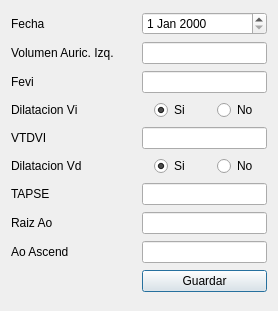
<?xml version="1.0" encoding="UTF-8"?>
<ui version="4.0">
 <class>DialogEco</class>
 <widget class="QDialog" name="DialogEco">
  <property name="geometry">
   <rect>
    <x>0</x>
    <y>0</y>
    <width>278</width>
    <height>311</height>
   </rect>
  </property>
  <property name="windowTitle">
   <string>Dialog</string>
  </property>
  <layout class="QGridLayout" name="gridLayout">
   <item row="2" column="1">
    <widget class="QLineEdit" name="lineEditVolAuIz"/>
   </item>
   <item row="14" column="1">
    <widget class="QLineEdit" name="lineEditTapse"/>
   </item>
   <item row="17" column="1">
    <widget class="QPushButton" name="pushButtonGuardar">
     <property name="text">
      <string>Guardar</string>
     </property>
    </widget>
   </item>
   <item row="1" column="1">
    <widget class="QDateEdit" name="dateEditFechaEco"/>
   </item>
   <item row="3" column="1">
    <widget class="QLineEdit" name="lineEditFevi"/>
   </item>
   <item row="3" column="0">
    <widget class="QLabel" name="labelFevi">
     <property name="text">
      <string>Fevi</string>
     </property>
    </widget>
   </item>
   <item row="2" column="0">
    <widget class="QLabel" name="labelVolAuIzq">
     <property name="text">
      <string>Volumen Auric. Izq.</string>
     </property>
    </widget>
   </item>
   <item row="1" column="0">
    <widget class="QLabel" name="label">
     <property name="text">
      <string>Fecha</string>
     </property>
    </widget>
   </item>
   <item row="14" column="0">
    <widget class="QLabel" name="labelTapse">
     <property name="text">
      <string>TAPSE</string>
     </property>
    </widget>
   </item>
   <item row="17" column="0">
    <widget class="QDialogButtonBox" name="buttonBox">
     <property name="orientation">
      <enum>Qt::Horizontal</enum>
     </property>
    </widget>
   </item>
   <item row="6" column="0">
    <widget class="QLabel" name="labelVTDVI">
     <property name="text">
      <string>VTDVI</string>
     </property>
    </widget>
   </item>
   <item row="15" column="0">
    <widget class="QLabel" name="labelRaizAo">
     <property name="text">
      <string>Raiz Ao</string>
     </property>
    </widget>
   </item>
   <item row="5" column="0">
    <widget class="QLabel" name="labelDilatVi">
     <property name="text">
      <string>Dilatacion Vi</string>
     </property>
    </widget>
   </item>
   <item row="6" column="1">
    <widget class="QLineEdit" name="lineEditVTDVI"/>
   </item>
   <item row="7" column="0">
    <widget class="QLabel" name="labelDilatVd">
     <property name="text">
      <string>Dilatacion Vd</string>
     </property>
    </widget>
   </item>
   <item row="15" column="1">
    <widget class="QLineEdit" name="lineEditRaizAo"/>
   </item>
   <item row="5" column="1">
    <layout class="QHBoxLayout" name="horizontalLayout">
     <item alignment="Qt::AlignHCenter">
      <widget class="QRadioButton" name="radioButtonDiViSi">
       <property name="text">
        <string>Si</string>
       </property>
       <property name="checked">
        <bool>true</bool>
       </property>
       <property name="autoExclusive">
        <bool>false</bool>
       </property>
      </widget>
     </item>
     <item alignment="Qt::AlignHCenter">
      <widget class="QRadioButton" name="radioButtonDiViNo">
       <property name="text">
        <string>No</string>
       </property>
       <property name="autoExclusive">
        <bool>false</bool>
       </property>
      </widget>
     </item>
    </layout>
   </item>
   <item row="7" column="1">
    <layout class="QHBoxLayout" name="horizontalLayout_2">
     <item alignment="Qt::AlignHCenter">
      <widget class="QRadioButton" name="radioButtonDiVdSi">
       <property name="text">
        <string>Si</string>
       </property>
       <property name="checked">
        <bool>true</bool>
       </property>
       <property name="autoExclusive">
        <bool>false</bool>
       </property>
      </widget>
     </item>
     <item alignment="Qt::AlignHCenter">
      <widget class="QRadioButton" name="radioButtonDiVdNo">
       <property name="text">
        <string>No</string>
       </property>
       <property name="autoExclusive">
        <bool>false</bool>
       </property>
      </widget>
     </item>
    </layout>
   </item>
   <item row="16" column="0">
    <widget class="QLabel" name="labelAoAsc">
     <property name="text">
      <string>Ao Ascend</string>
     </property>
    </widget>
   </item>
   <item row="16" column="1">
    <widget class="QLineEdit" name="lineEditAoAsc"/>
   </item>
  </layout>
 </widget>
 <resources/>
 <connections>
  <connection>
   <sender>buttonBox</sender>
   <signal>accepted()</signal>
   <receiver>DialogEco</receiver>
   <slot>accept()</slot>
   <hints>
    <hint type="sourcelabel">
     <x>248</x>
     <y>254</y>
    </hint>
    <hint type="destinationlabel">
     <x>157</x>
     <y>274</y>
    </hint>
   </hints>
  </connection>
  <connection>
   <sender>buttonBox</sender>
   <signal>rejected()</signal>
   <receiver>DialogEco</receiver>
   <slot>reject()</slot>
   <hints>
    <hint type="sourcelabel">
     <x>316</x>
     <y>260</y>
    </hint>
    <hint type="destinationlabel">
     <x>286</x>
     <y>274</y>
    </hint>
   </hints>
  </connection>
 </connections>
</ui>
